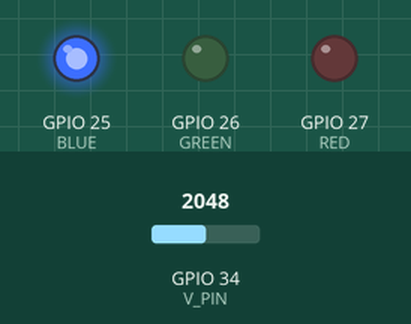
Simulated run of this sketch. Board: ESP32. Shown: output pins drawn as LEDs (lit = HIGH). The test bench sets the inputs (shaded band); at power-on: GPIO 34 (V_PIN) = 2048. Nothing arrives over Bluetooth unless stated; a phone connects over Bluetooth LE 3 s after start; what the sketch prints to the serial monitor is not drawn.

Above: at 1.8 s.
1.9 s: GPIO 34 (V_PIN) set to 2204
3.4 s: GPIO 34 (V_PIN) set to 2326
At 4.5 s:
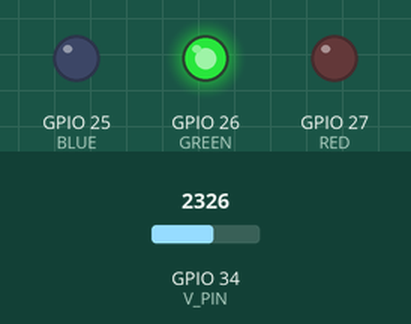
5.5 s: GPIO 34 (V_PIN) set to 1228
At 7.2 s:
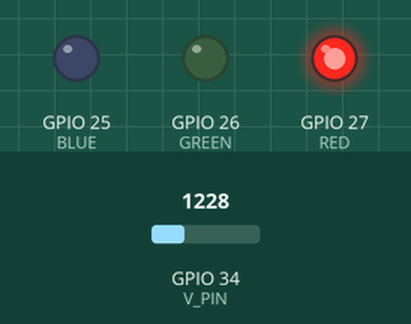
7.5 s: GPIO 34 (V_PIN) set to 1762
9.2 s: GPIO 34 (V_PIN) set to 1887
At 10.3 s:
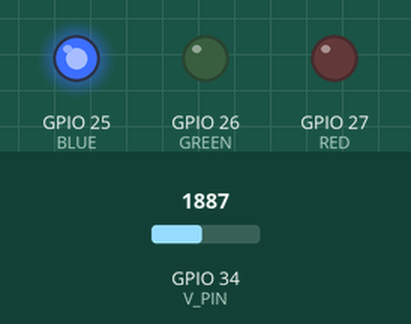
11.5 s: GPIO 34 (V_PIN) set to 2866
At 13.1 s:
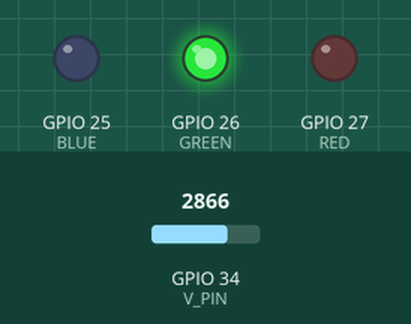
Timing chart, 0 to 14.5 s (numbered marks = the images above; inputs shaded):
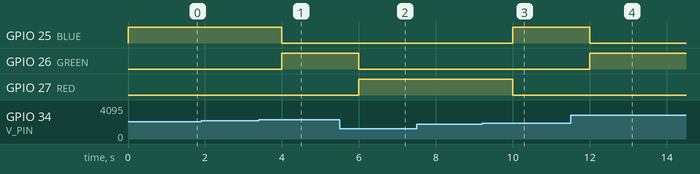

The sketch:

3070_final.ino
```cpp
#include <BLEServer.h>
#include <BLEUtils.h>
#include <BLEScan.h>
#include <BLE2902.h>
#include <BLEAdvertisedDevice.h>
#include <math.h>
#include <BLEDevice.h>


BLECharacteristic *pCharacteristic;
bool deviceConnected = false;
int scanTime = 1; //In seconds
BLEScan* pBLEScan;
float rssiValue = 0;
float distance = 0;
float txValue = 0;
bool find = false;


//vaierable for reading the voltage
const int V_PIN = 34;
const int BLUE = 25;
const int GREEN = 26;
const int RED = 27;
int Readvalue = 0;
float voltage;
float perc;


#define SERVICE_UUID           "6E400001-B5A3-F393-E0A9-E50E24DCCA9E" // UART service UUID
#define CHARACTERISTIC_UUID_RX "6E400002-B5A3-F393-E0A9-E50E24DCCA9E"
#define CHARACTERISTIC_UUID_TX "6E400003-B5A3-F393-E0A9-E50E24DCCA9E"

class MyServerCallbacks: public BLEServerCallbacks {
    void onConnect(BLEServer* pServer) {
      deviceConnected = true;
    };

    void onDisconnect(BLEServer* pServer) {
      deviceConnected = false;
    }
};

class MyAdvertisedDeviceCallbacks: public BLEAdvertisedDeviceCallbacks {

    void onResult(BLEAdvertisedDevice advertisedDevice) {

        if(advertisedDevice.getAddress().toString() == "6c:9d:03:4f:b2:f1")
        {
         find = true;
          rssiValue=advertisedDevice.getRSSI();
        }
        else if(!find)
        {
          Serial.println("cannot find the device address");
          Serial.printf("Advertised Device: %s \n", advertisedDevice.toString().c_str());
         Serial.print(" RSSI: ");
         Serial.println(advertisedDevice.getRSSI());
        }

    }
};

void setup() {
  Serial.begin(115200);
  pinMode(BLUE, OUTPUT);
  pinMode(GREEN, OUTPUT);
  pinMode(RED, OUTPUT);
  pinMode(V_PIN, INPUT);

  BLEDevice::init("Peach Parkk");
  pBLEScan = BLEDevice::getScan(); //create new scan
  pBLEScan->setAdvertisedDeviceCallbacks(new MyAdvertisedDeviceCallbacks());
  pBLEScan->setActiveScan(true); //active scan uses more power, but get results faster
  pBLEScan->setInterval(100);
  pBLEScan->setWindow(99);  // less or equal setInterval value


// Create the BLE Server
  BLEServer *pServer = BLEDevice::createServer();
  pServer->setCallbacks(new MyServerCallbacks());

  // Create the BLE Service
  BLEService *pService = pServer->createService(SERVICE_UUID);

  // Create a BLE Characteristic
  pCharacteristic = pService->createCharacteristic(
                      CHARACTERISTIC_UUID_TX,
                      BLECharacteristic::PROPERTY_NOTIFY |
                      BLECharacteristic::PROPERTY_READ |
                      BLECharacteristic::PROPERTY_WRITE
                    );

  pCharacteristic->addDescriptor(new BLE2902());


  // Start the service
  pService->start();

  // Start advertising
  pServer->getAdvertising()->start();
  Serial.println("Waiting a client connection to notify...");

}

void loop() {
// For reading voltage:
  Readvalue = analogRead(V_PIN);
  voltage = float(Readvalue) * 6.95/4095.0;
  perc = (voltage-2.75)*100.0/(4.2-2.75);

//Present battery level on LED
//Turn off all LED
  digitalWrite(BLUE, LOW);
  digitalWrite(GREEN, LOW);
  digitalWrite(RED, LOW);
  if(perc >= 75)
    digitalWrite(GREEN, HIGH);   //More than 75%, turn on green led
  else if(perc <= 25)
    digitalWrite(RED, HIGH);    //Less than 25%, turn on red led
  else
     digitalWrite(BLUE, HIGH); //Otherwise, turn on green led

  //Calculate the Distance by using RSSI value
  distance=pow(10.0,(-57.0 - rssiValue)/(10.0*3.0));

  // put your main code here, to run repeatedly:
  BLEScanResults foundDevices = pBLEScan->start(scanTime, false);

   if (deviceConnected) {
    txValue = distance;

    // Let's convert the value to a char array:
    char txString[8]; // make sure this is big enuffz
    dtostrf(txValue, 1, 2, txString); // float_val, min_width, digits_after_decimal, char_buffer

    //Set distance to the value which need to send to the smartphone
    pCharacteristic->setValue(txString);


    BLEAdvertising *pAdvertising = BLEDevice::getAdvertising();
    pAdvertising->addServiceUUID(SERVICE_UUID);
    pAdvertising->setScanResponse(true);
    pAdvertising->setMinPreferred(0x06);  // functions that help with iPhone connections issue
    pAdvertising->setMinPreferred(0x12);
    BLEDevice::startAdvertising();

    pCharacteristic->notify(); // Send the value to the app!
   }

  pBLEScan->clearResults();   // delete results fromBLEScan buffer to release memory
}
```

Measured:
- the behaviour switches between 2261 and 2262 on GPIO 34 (V_PIN) (found by bisection; images 0 and 1)
- the behaviour switches between 1833 and 1834 on GPIO 34 (V_PIN) (found by bisection; images 2 and 3)
- after the input at 3.4 s, GPIO 25 (BLUE): HIGH → LOW after 0.60 s; GPIO 26 (GREEN): LOW → HIGH after 0.60 s
- after the input at 5.5 s, GPIO 26 (GREEN): HIGH → LOW after 0.50 s; GPIO 27 (RED): LOW → HIGH after 0.50 s
- after the input at 9.2 s, GPIO 25 (BLUE): LOW → HIGH after 0.80 s; GPIO 27 (RED): HIGH → LOW after 0.80 s
- after the input at 11.5 s, GPIO 25 (BLUE): HIGH → LOW after 0.50 s; GPIO 26 (GREEN): LOW → HIGH after 0.50 s
